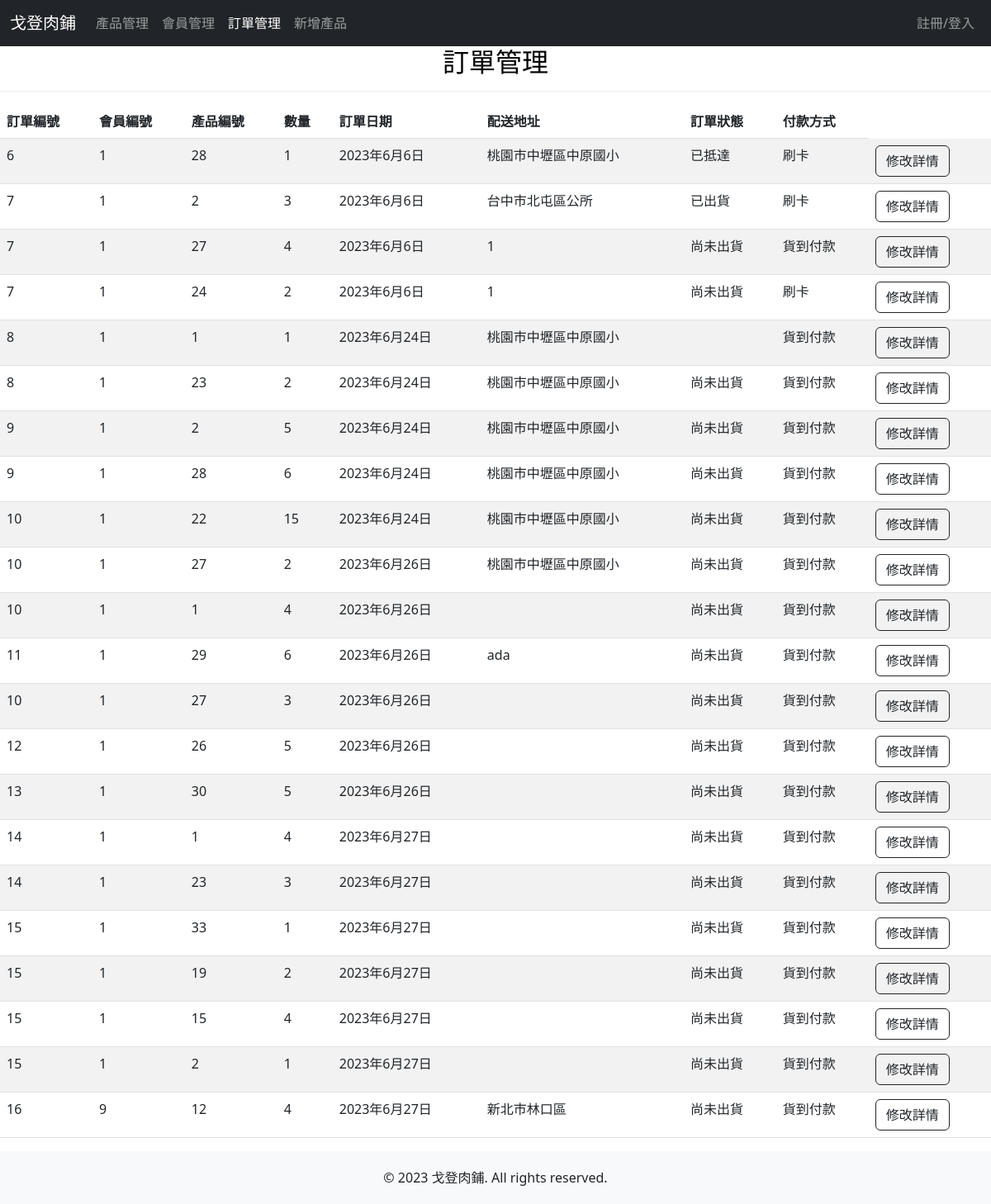
/orders_view/, run on an earlier commit of the app's database.
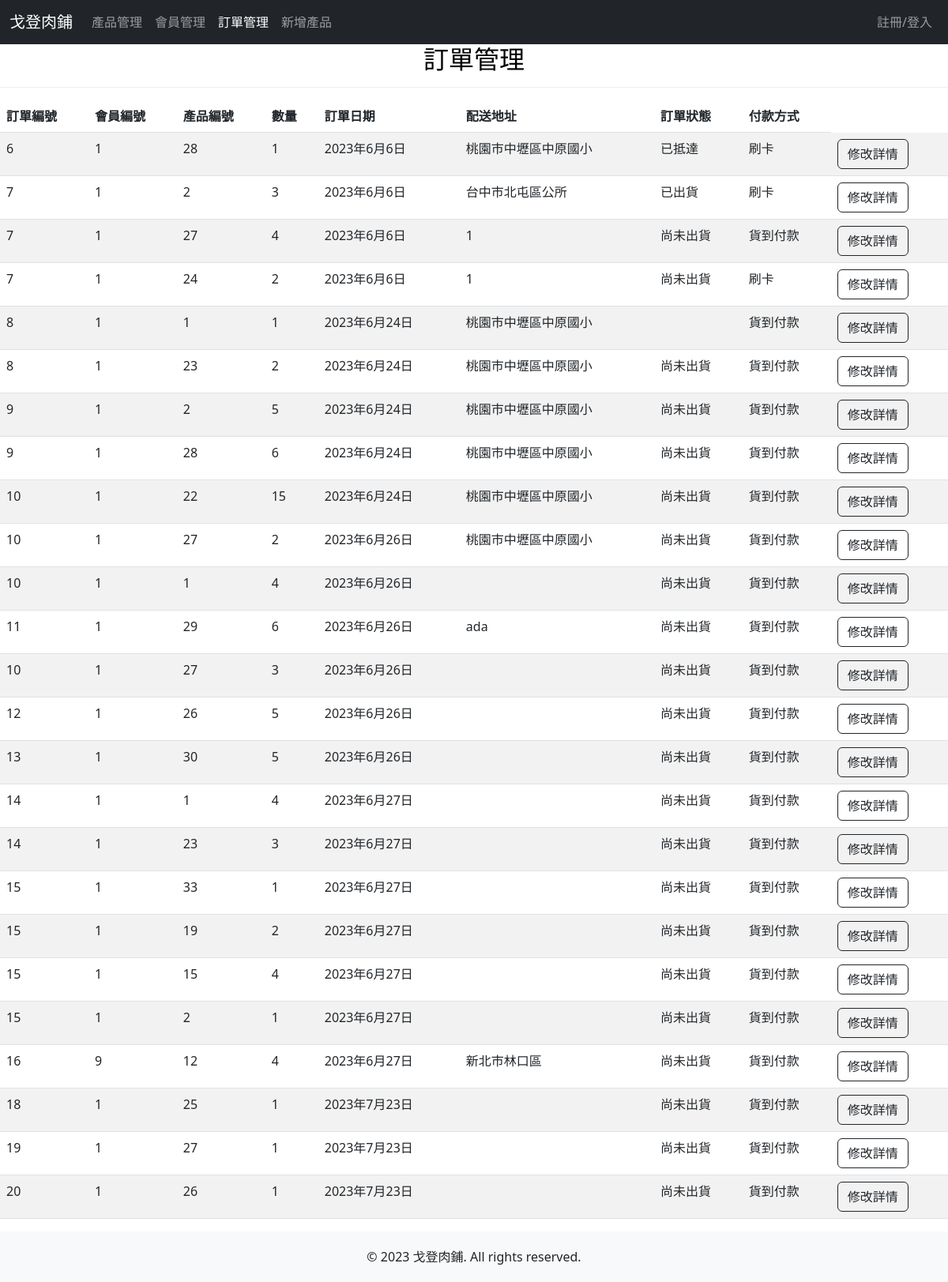
And on a later commit of the database.
### mywebsite/models.py (models this page shows)
class order_detail(models.Model):
    PAYMENT_METHOD_CHOICES = [
        ('COD', '貨到付款'),
        ('CC', '刷卡'),
        ('CVS', '超商'),
    ]
    ORDER_STATUS_CHOICES = [
        ('NOT_SHIPPED', '尚未出貨'),
        ('SHIPPED', '已出貨'),
        ('ARRIVED', '已抵達'),
    ]
    ODID = models.AutoField('訂單明細編號', primary_key=True)
    OID = models.IntegerField('訂單編號')
    MID = models.CharField('會員編號', max_length=1000)
    PID = models.CharField('產品編號', max_length=1000)
    PNUM = models.IntegerField('數量')
    ODate = models.DateField('訂單日期', auto_now_add=True)
    OAddr = models.CharField('配送地址', max_length=100)
    OStatus = models.CharField('訂單狀態',max_length=12, choices=ORDER_STATUS_CHOICES, default='NOT_SHIPPED')
    OPayment = models.CharField('付款方式',max_length=3, choices=PAYMENT_METHOD_CHOICES, default='COD')

### mywebsite/views.py (the view)
# urls.py: path('orders_view/', views.orders_view),
def orders_view(request):
    ord = order_detail.objects.all()
    return render(request, 'orders_page.html', locals())

### templates/orders_page.html (shortened to what the changed rows need)
<!DOCTYPE html>
<html>
    <head>
        <link href="https://cdn.jsdelivr.net/npm/bootstrap@5.3.0-alpha3/dist/css/bootstrap.min.css" rel="stylesheet">
        {% load static %}
        <link href="{% static 'css/styles.css'%}" rel="stylesheet" />
        <link rel="stylesheet" href="https://use.fontawesome.com/releases/v5.6.3/css/all.css"
>
    </head>
    <body id="page-top">
        <div id = "order">
            <div class="color-block h2-with-border">
              <h2 class="tit">訂單管理</h2>
            </div>
            <div class="table-responsive">
              <table class="table table-striped table-hover table-custom">
                <thead class="thead-dark">
                <thead>
                  <tr>
                    <th>訂單編號</th>
                    <th>會員編號</th>
                    <th>產品編號</th>
                    <th>數量</th>
                    <th>訂單日期</th>
                    <th>配送地址</th>
                    <th>訂單狀態</th>
                    <th>付款方式</th>
                  </tr>
                </thead>
                <tbody>
                  {% for o in ord %}
                  <tr>
                    <form action="/or_e_view/" method = "POST">{% csrf_token %}
                      <td>{{ o.OID }}</td>
                      <td>{{ o.MID }}</td>
                      <td>{{ o.PID }}</td>
                      <td>{{ o.PNUM }}</td>
                      <td>{{ o.ODate }}</td>
                      <td>{{ o.OAddr }}</td>
                      <td>
                        {% if o.OStatus == 'NOT_SHIPPED' %}尚未出貨{% endif %}
                        {% if o.OStatus == 'SHIPPED' %}已出貨{% endif %}
                        {% if o.OStatus == 'ARRIVED' %}已抵達{% endif %}
                      </td>
                      <td>
                        {% if o.OPayment == 'COD' %}貨到付款{% endif %}
                        {% if o.OPayment == 'CC' %}刷卡{% endif %}
                      </td>
                      <td>
                        <input type="submit" value="修改詳情" class="btn btn-outline-dark">
                      </td>
                    </form>
                  </tr>
                  {% endfor %}
              </table>
            </div>
          </div>
</body>
</html>

What changed in the data, as far as the page shows it:
added order_detail: OID "18", MID "1", PID "25", PNUM "1", ODate "2023年7月23日", OStatus "尚未出貨", OPayment "貨到付款"
added order_detail: OID "19", MID "1", PID "27", PNUM "1", ODate "2023年7月23日", OStatus "尚未出貨", OPayment "貨到付款"
added order_detail: OID "20", MID "1", PID "26", PNUM "1", ODate "2023年7月23日", OStatus "尚未出貨", OPayment "貨到付款"
